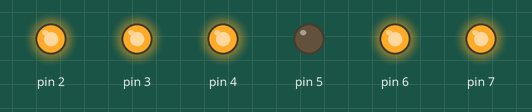
Simulated run of this sketch. Board: Arduino Uno, built with avr-gcc and run on an emulated ATmega328P. Parts: output pins drawn as LEDs (lit = HIGH). Random numbers use the default seed unless the sketch sets one.

Above: at 0.6 s.
At 5.1 s:
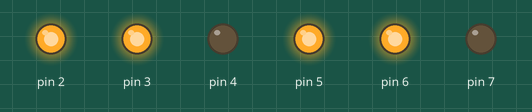
At 8.1 s:
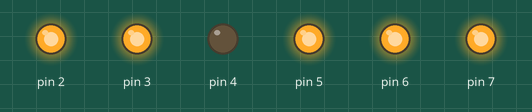
At 11.1 s:
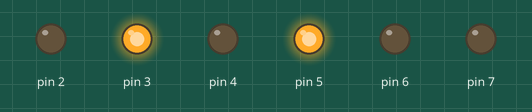
At 19.1 s:
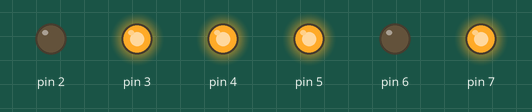
At 36.1 s:
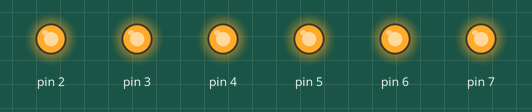
Timing chart, 0 to 40.0 s (numbered marks = the images above):
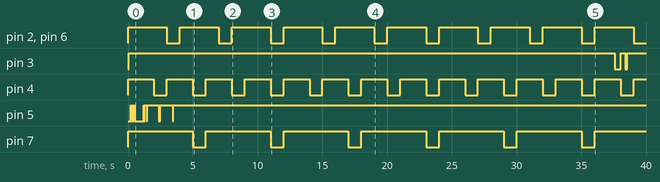

The sketch:

fauxneon.ino
```cpp
#include "NeonChannel.h"

NeonChannel greenarrow("Green Arrow",2);
NeonChannel karaoke("Karaoke",3);
NeonChannel martini("Martini",4);
NeonChannel cocktail("Cocktail",5);
NeonChannel yellowarrow("Fly in arrow",6);
NeonChannel flyin("Fly in ",7);

void setup() {
	//Serial.begin(9600);

	greenarrow.setToggleDelay(3000,1000);
	karaoke.crackleMode();
	martini.setToggleDelay(2000,1000);
	cocktail.crackleMode();
	yellowarrow.setToggleDelay(3000,1000);
	flyin.setToggleDelay(5000,1000);


	greenarrow.begin();
	karaoke.begin();
	martini.begin();
	cocktail.begin();
	yellowarrow.begin();
	flyin.begin();
}

void loop() {
	greenarrow.loop();
	karaoke.loop();
	martini.loop();
	cocktail.loop();
	yellowarrow.loop();
	flyin.loop();

	delay(50);
}
```

NeonChannel.cpp
```cpp
#include "NeonChannel.h"

const long DEFAULT_DELAY = 1000;
const int DEFAULT_CRACKLE_FLICKER_TIME = 600;

NeonChannel::NeonChannel(String _name, int _pin){
	name = _name;
	pin = _pin;
	on = false;
	delayUntilToggleOff = DEFAULT_DELAY;
	delayUntilToggleOn = DEFAULT_DELAY;
	nextEventMillis = 0;
	doCrackle = false;
	crackleFlickerTime = DEFAULT_CRACKLE_FLICKER_TIME;
}

void NeonChannel::begin(){
	pinMode(pin, OUTPUT);
}

void NeonChannel::loop(){
	if (nextEventMillis <= millis()){
		if (doCrackle){
			crackle();
		} else {
			toggle();
		}
	}
}

void NeonChannel::scheduleNext(long ms){
	nextEventMillis = toWholeSecond(millis()) + ms;
}

void NeonChannel::crackle(){
	if (on) {
		if (random(4) < 1){
			// - either a loooong stable period before the next cracklage
			scheduleNext(random(10000,60000));
		} else {
			// - or a short flicker delay
			turnOff();
			scheduleNext(random(crackleFlickerTime/2));
		}
	} else {
		turnOn();
		scheduleNext(random(crackleFlickerTime));
	}
}

void NeonChannel::crackleMode(bool b){
	doCrackle = b;
	if (doCrackle) turnOn();
}

void NeonChannel::toggle(){
	if (on){
		turnOff();
		scheduleNext(delayUntilToggleOn);
	} else {
		turnOn();
		scheduleNext(delayUntilToggleOff);
	}
}

void NeonChannel::setToggleDelay(int untilOn, int untilOff){
	delayUntilToggleOff = untilOn;
	delayUntilToggleOn = untilOff;
}

void NeonChannel::turnOn(){
	digitalWrite(pin, HIGH);
	on = true;
}

void NeonChannel::turnOff(){
	digitalWrite(pin, LOW);
	on = false;
}

long NeonChannel::toWholeSecond(long n){
	return round(n / 1000.0) * 1000;
}

void NeonChannel::msg(String s, bool newline){
	s = name + "[" + String(pin) + ", " + (on ? "ON" : "off")  + "] -> " + s;
	if (newline) s = s + "\n";
	// Serial.print(s);
}
```

NeonChannel.h
```cpp
#ifndef __fauxneon__NeonChannel__
#define __fauxneon__NeonChannel__

#include "Arduino.h"

class NeonChannel{

public:

    NeonChannel(String _name, int _pin);

	void begin();
	void loop();

	void toggle();
	void turnOn();
	void turnOff();

	void crackleMode(bool b = true);
	void scheduleNext(long ms);
	void setToggleDelay(int untilOn, int untilOff);

private:

	boolean on;
	boolean doCrackle;
	int crackleFlickerTime;
	void crackle();
	int pin;
	int delayUntilToggleOff;
	int delayUntilToggleOn;
	String name;
	void msg(String s, bool newline = true);
	long nextEventMillis;
	long toWholeSecond(long n);
};

#endif
```

Measured:
- by itself, pin 2, pin 6: alternates HIGH for 3.0 s and LOW for 1.0 s
- by itself, pin 3: goes HIGH 37.5 s, LOW 0.45 s, HIGH 0.35 s, LOW 0.05 s, HIGH 0.05 s, LOW 0.05 s, then HIGH
- by itself, pin 4: alternates HIGH for 2.0 s and LOW for 1.0 s
- by itself, pin 7: alternates HIGH for 5.0 s and LOW for 1.0 s
